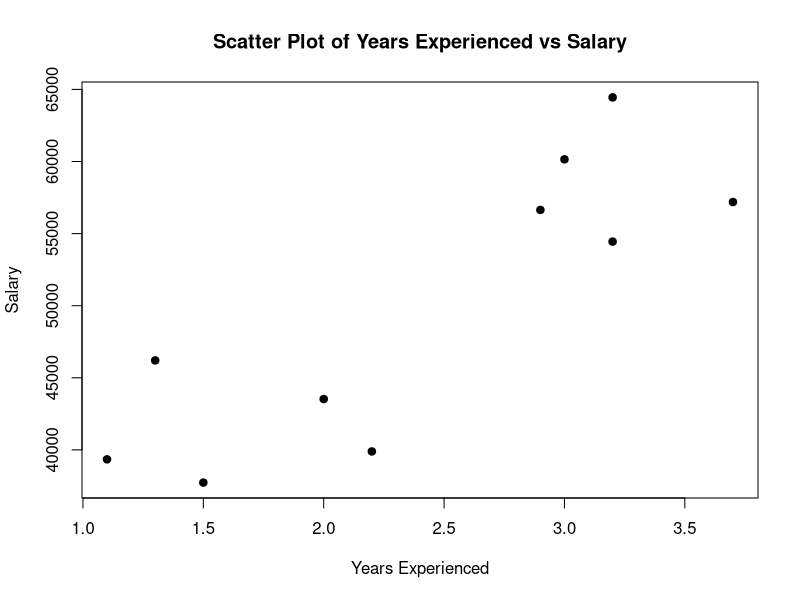
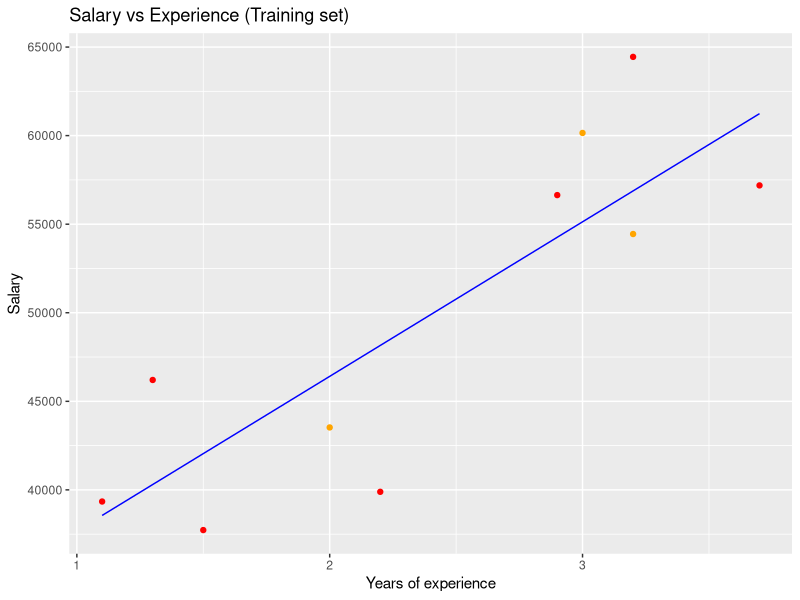

Reproduce these figures in R, in order.
# Installing Packages
install.packages('caTools')

# Loading package 
library(caTools)

# Create the data frame
data <- data.frame(
  Years_Exp = c(1.1, 1.3, 1.5, 2.0, 2.2, 2.9, 3.0, 3.2, 3.2, 3.7),
  Salary = c(39343.00, 46205.00, 37731.00, 43525.00,
             39891.00, 56642.00, 60150.00, 54445.00, 64445.00, 57189.00)
)

# Create the scatter plot
plot(data$Years_Exp, data$Salary,
     xlab = "Years Experienced",
     ylab = "Salary",
     main = "Scatter Plot of Years Experienced vs Salary",
     pch=19)

split = sample.split(data$Salary, SplitRatio = 0.7)
trainingset = subset(data, split == TRUE)
testset = subset(data, split == FALSE)

# Fitting Simple Linear Regression to the Training set
lm.r= lm(formula = Salary ~ Years_Exp,
         data = trainingset)
coef(lm.r)

# Predicting the Test set results
ypred = predict(lm.r, newdata = testset)

library(ggplot2)

# Visualising the Training set and test set results
ggplot() + 
  geom_point(aes(x = trainingset$Years_Ex, y = trainingset$Salary), 
             colour = 'red') +
  geom_point(aes(x = testset$Years_Exp, y = testset$Salary),
             colour = 'orange') +
  geom_line(aes(x = trainingset$Years_Ex,y = predict(lm.r, newdata = trainingset)), 
            colour = 'blue') +

  ggtitle('Salary vs Experience (Training set)') +
  xlab('Years of experience') +
  ylab('Salary') 
#red train , orange test points
